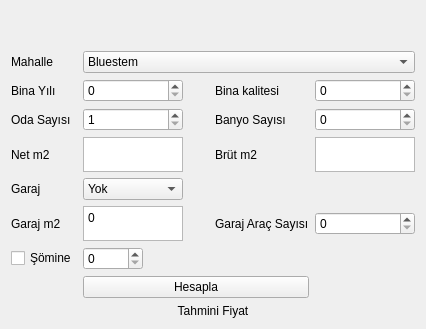
  <widget class="QWidget" name="centralWidget">
   <layout class="QGridLayout" name="gridLayout">
    <item row="3" column="4">
     <widget class="QLabel" name="label">
      <property name="text">
       <string>Bina kalitesi</string>
      </property>
     </widget>
    </item>
    <item row="4" column="5">
     <widget class="QSpinBox" name="spinBanyoSayisi">
      <property name="minimum">
       <number>0</number>
      </property>
      <property name="maximum">
       <number>10</number>
      </property>
      <property name="value">
       <number>0</number>
      </property>
     </widget>
    </item>
    <item row="7" column="5">
     <widget class="QSpinBox" name="spinGarajAracSayisi">
      <property name="maximum">
       <number>4</number>
      </property>
     </widget>
    </item>
    <item row="7" column="2">
     <widget class="QTextEdit" name="txtGarajM2">
      <property name="maximumSize">
       <size>
        <width>100</width>
        <height>35</height>
       </size>
      </property>
      <property name="verticalScrollBarPolicy">
       <enum>Qt::ScrollBarAlwaysOff</enum>
      </property>
      <property name="horizontalScrollBarPolicy">
       <enum>Qt::ScrollBarAlwaysOff</enum>
      </property>
      <property name="html">
       <string>&lt;!DOCTYPE HTML PUBLIC &quot;-//W3C//DTD HTML 4.0//EN&quot; &quot;http://www.w3.org/TR/REC-html40/strict.dtd&quot;&gt;
&lt;html&gt;&lt;head&gt;&lt;meta name=&quot;qrichtext&quot; content=&quot;1&quot; /&gt;&lt;style type=&quot;text/css&quot;&gt;
p, li { white-space: pre-wrap; }
&lt;/style&gt;&lt;/head&gt;&lt;body style=&quot; font-family:'Roboto'; font-size:13px; font-weight:400; font-style:normal;&quot;&gt;
&lt;p style=&quot; margin-top:0px; margin-bottom:0px; margin-left:0px; margin-right:0px; -qt-block-indent:0; text-indent:0px;&quot;&gt;&lt;span style=&quot; font-family:'Segoe UI'; font-size:9pt;&quot;&gt;0&lt;/span&gt;&lt;/p&gt;&lt;/body&gt;&lt;/html&gt;</string>
      </property>
      <property name="acceptRichText">
       <bool>false</bool>
      </property>
     </widget>
    </item>
    <item row="3" column="1">
     <widget class="QLabel" name="label_2">
      <property name="text">
       <string>Bina Yılı</string>
      </property>
     </widget>
    </item>
    <item row="6" column="1">
     <widget class="QLabel" name="label_8">
      <property name="text">
       <string>Garaj</string>
      </property>
     </widget>
    </item>
    <item row="9" column="1">
     <spacer name="horizontalSpacer">
      <property name="orientation">
       <enum>Qt::Horizontal</enum>
      </property>
      <property name="sizeHint" stdset="0">
       <size>
        <width>40</width>
        <height>20</height>
       </size>
      </property>
     </spacer>
    </item>
    <item row="3" column="5">
     <widget class="QSpinBox" name="spinBinaKalitesi">
      <property name="minimum">
       <number>0</number>
      </property>
      <property name="maximum">
       <number>10</number>
      </property>
      <property name="value">
       <number>0</number>
      </property>
     </widget>
    </item>
    <item row="8" column="1">
     <widget class="QCheckBox" name="chkSomine">
      <property name="text">
       <string>Şömine</string>
      </property>
     </widget>
    </item>
    <item row="7" column="1">
     <widget class="QLabel" name="lblGaraj">
      <property name="text">
       <string>Garaj m2</string>
      </property>
     </widget>
    </item>
    <item row="4" column="1">
     <widget class="QLabel" name="label_3">
      <property name="text">
       <string>Oda Sayısı</string>
      </property>
     </widget>
    </item>
    <item row="5" column="1">
     <widget class="QLabel" name="label_7">
      <property name="text">
       <string>Net m2</string>
      </property>
     </widget>
    </item>
    <item row="3" column="2">
     <widget class="QSpinBox" name="spinBinaYili">
      <property name="maximum">
       <number>2100</number>
      </property>
     </widget>
    </item>
    <item row="5" column="2">
     <widget class="QTextEdit" name="txtNetM2">
      <property name="maximumSize">
       <size>
        <width>100</width>
        <height>35</height>
       </size>
      </property>
      <property name="verticalScrollBarPolicy">
       <enum>Qt::ScrollBarAlwaysOff</enum>
      </property>
      <property name="horizontalScrollBarPolicy">
       <enum>Qt::ScrollBarAlwaysOff</enum>
      </property>
      <property name="overwriteMode">
       <bool>false</bool>
      </property>
     </widget>
    </item>
    <item row="9" column="2" colspan="3">
     <widget class="QPushButton" name="btnHesapla">
      <property name="text">
       <string>Hesapla</string>
      </property>
     </widget>
    </item>
    <item row="5" column="4">
     <widget class="QLabel" name="label_6">
      <property name="text">
       <string>Brüt m2</string>
      </property>
     </widget>
    </item>
    <item row="6" column="2">
     <widget class="QComboBox" name="cmbGaraj">
      <item>
       <property name="text">
        <string>Yok</string>
       </property>
      </item>
      <item>
       <property name="text">
        <string>Var</string>
       </property>
      </item>
     </widget>
    </item>
    <item row="4" column="4">
     <widget class="QLabel" name="label_4">
      <property name="text">
       <string>Banyo Sayısı</string>
      </property>
     </widget>
    </item>
    <item row="2" column="1">
     <widget class="QLabel" name="label_11">
      <property name="text">
       <string>Mahalle</string>
      </property>
     </widget>
    </item>
    <item row="2" column="2" colspan="4">
     <widget class="QComboBox" name="cmbMahalle">
      <item>
       <property name="text">
        <string>Bluestem</string>
       </property>
      </item>
      <item>
       <property name="text">
        <string>Brookside</string>
       </property>
      </item>
      <item>
       <property name="text">
        <string>Crawfor</string>
       </property>
      </item>
      <item>
       <property name="text">
        <string>Edwards</string>
       </property>
      </item>
      <item>
       <property name="text">
        <string>Gilbert</string>
       </property>
      </item>
      <item>
       <property name="text">
        <string>Mitchel</string>
       </property>
      </item>
      <item>
       <property name="text">
        <string>Old Town</string>
       </property>
      </item>
      <item>
       <property name="text">
        <string>SWISU</string>
       </property>
      </item>
      <item>
       <property name="text">
        <string>Sawyer</string>
       </property>
      </item>
      <item>
       <property name="text">
        <string>Somerset</string>
       </property>
      </item>
      <item>
       <property name="text">
        <string>Timber</string>
       </property>
      </item>
      <item>
       <property name="text">
        <string>Veenker</string>
       </property>
      </item>
     </widget>
    </item>
    <item row="8" column="2">
     <widget class="QSpinBox" name="spinSomineSayisi">
      <property name="maximumSize">
       <size>
        <width>60</width>
        <height>16777215</height>
       </size>
      </property>
     </widget>
    </item>
    <item row="4" column="2">
     <widget class="QSpinBox" name="spinToplamOdaSayisi">
      <property name="minimum">
       <number>1</number>
      </property>
      <property name="maximum">
       <number>20</number>
      </property>
      <property name="value">
       <number>1</number>
      </property>
     </widget>
    </item>
    <item row="0" column="1" colspan="5">
     <widget class="QLabel" name="lblResim">
      <property name="sizePolicy">
       <sizepolicy hsizetype="Preferred" vsizetype="Expanding">
        <horstretch>0</horstretch>
        <verstretch>0</verstretch>
       </sizepolicy>
      </property>
      <property name="minimumSize">
       <size>
        <width>0</width>
        <height>0</height>
       </size>
      </property>
      <property name="maximumSize">
       <size>
        <width>445</width>
        <height>200</height>
       </size>
      </property>
      <property name="text">
       <string/>
      </property>
      <property name="scaledContents">
       <bool>true</bool>
      </property>
      <property name="alignment">
       <set>Qt::AlignCenter</set>
      </property>
     </widget>
    </item>
    <item row="7" column="4">
     <widget class="QLabel" name="lblGarajAracSayisi">
      <property name="text">
       <string>Garaj Araç Sayısı</string>
      </property>
     </widget>
    </item>
    <item row="10" column="1" colspan="5">
     <widget class="QLabel" name="lblSonuc">
      <property name="text">
       <string>Tahmini Fiyat</string>
      </property>
      <property name="alignment">
       <set>Qt::AlignCenter</set>
      </property>
     </widget>
    </item>
    <item row="9" column="5">
     <spacer name="horizontalSpacer_2">
      <property name="orientation">
       <enum>Qt::Horizontal</enum>
      </property>
      <property name="sizeHint" stdset="0">
       <size>
        <width>40</width>
        <height>20</height>
       </size>
      </property>
     </spacer>
    </item>
    <item row="5" column="5">
     <widget class="QTextEdit" name="txtBrutM2">
      <property name="maximumSize">
       <size>
        <width>100</width>
        <height>35</height>
       </size>
      </property>
      <property name="verticalScrollBarPolicy">
       <enum>Qt::ScrollBarAlwaysOff</enum>
      </property>
      <property name="horizontalScrollBarPolicy">
       <enum>Qt::ScrollBarAlwaysOff</enum>
      </property>
     </widget>
    </item>
    <item row="1" column="3">
     <spacer name="verticalSpacer">
      <property name="orientation">
       <enum>Qt::Vertical</enum>
      </property>
      <property name="sizeType">
       <enum>QSizePolicy::Fixed</enum>
      </property>
      <property name="sizeHint" stdset="0">
       <size>
        <width>20</width>
        <height>20</height>
       </size>
      </property>
     </spacer>
    </item>
   </layout>
  </widget>
